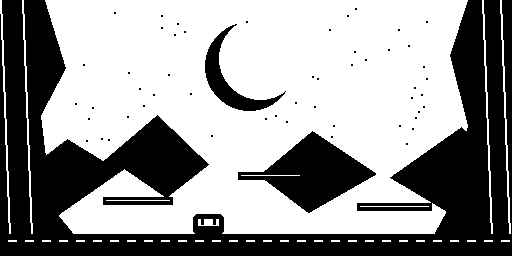
#> input picture NandStudio/examples/grotte.png, 512 x 256 px
$ python benchmark.py
#> lines starting #> are read from the running program, lines starting #| are printed output that depends on the picture; after the words box and inside, x2 and y2 are one past the last pixel; in counts of white or black regions, pixels touching at a corner belong together
### NandStudio/core.py
"""Deterministic image-to-Hack assets. No network service or AI is required."""
from dataclasses import dataclass, asdict
from pathlib import Path
import json
import keyword
import re
import zipfile
from collections import Counter
from functools import lru_cache
from array import array
import sys
from PIL import Image, ImageOps, ImageEnhance, ImageChops

# Hack low bit is the leftmost black pixel; Pillow stores high bits first, white=1.
BIT_TRANSLATION = bytes(255-int(f'{i:08b}'[::-1],2) for i in range(256))


@lru_cache(maxsize=16)
def bayer_maps(size, threshold):
    matrix=((0,8,2,10),(12,4,14,6),(3,11,1,9),(15,7,13,5))
    width,height=size
    rows=[];valid=[]
    for row in matrix:
        values=[threshold+(v*12)-90 for v in row]
        rows.append((bytes(max(0,min(255,v)) for v in values)*((width+3)//4))[:width])
        valid.append((bytes(255 if v<=255 else 0 for v in values)*((width+3)//4))[:width])
    return (Image.frombytes('L',size,b''.join(rows[y%4] for y in range(height))),
            Image.frombytes('L',size,b''.join(valid[y%4] for y in range(height))))


def pixels(image):
    # Pillow 12+ renamed getdata; keep compatibility with Pillow 10/11.
    return image.get_flattened_data() if hasattr(image,'get_flattened_data') else image.getdata()


@dataclass
class Settings:
    mode: str = 'Écran 512 × 256'
    threshold: int = 128
    contrast: float = 1.0
    invert: bool = False
    dither: str = 'Seuil'
    fit: str = 'Contenir'
    cell_width: int = 32
    cell_height: int = 32
    scale: int = 1
    remove_background: bool = False
    remove_checker: bool = False
    tolerance: int = 16
    background: tuple = (255, 255, 255)


def convert(source, settings):
    """Return RGBA frames with exact binary colors and optional transparency."""
    image = ImageOps.exif_transpose(source).convert('RGBA')
    if settings.remove_background or settings.remove_checker:
        colors=[tuple(settings.background)]
        if settings.remove_checker:
            sample=image.copy();sample.thumbnail((256,256),Image.Resampling.NEAREST)
            colors=[rgb[:3] for rgb,_ in Counter(pixels(sample)).most_common(2)]
        r,g,b,alpha=image.split()
        keep=Image.new('L',image.size,255)
        for color in colors:
            match=Image.new('L',image.size,255)
            for channel,key in zip((r,g,b),color):
                lut=[255 if abs(value-key)<=settings.tolerance else 0 for value in range(256)]
                match=ImageChops.darker(match,channel.point(lut))
            keep=ImageChops.darker(keep,ImageOps.invert(match))
        image.putalpha(ImageChops.multiply(alpha,keep))
    frames = []
    if settings.mode == 'Planche de sprites':
        w,h = settings.cell_width, settings.cell_height
        if not 1 <= w <= 512 or not 1 <= h <= 256:
            raise ValueError('Les cellules doivent mesurer entre 1 × 1 et 512 × 256.')
        if image.width < w or image.height < h:
            raise ValueError('La cellule dépasse la taille de l’image.')
        count = (image.width // w) * (image.height // h)
        if count > 256:
            raise ValueError('Plus de 256 cellules : augmentez la taille des cellules.')
        for y in range(0, image.height-h+1, h):
            for x in range(0, image.width-w+1, w):
                frames.append(image.crop((x,y,x+w,y+h)))
    else:
        frames = [image]
    output = []
    for frame in frames:
        if settings.mode == 'Écran 512 × 256':
            white = Image.new('RGBA', frame.size, 'white')
            white.alpha_composite(frame)
            if settings.fit == 'Remplir':
                frame = ImageOps.fit(white, (512,256), Image.Resampling.LANCZOS)
            elif settings.fit == 'Étirer':
                frame = white.resize((512,256), Image.Resampling.LANCZOS)
            else:
                white.thumbnail((512,256), Image.Resampling.LANCZOS)
                frame = Image.new('RGBA', (512,256), 'white')
                frame.alpha_composite(white, ((512-white.width)//2,(256-white.height)//2))
        else:
            if not 1 <= settings.scale <= 8:
                raise ValueError('Échelle attendue : 1 à 8.')
            size = (frame.width*settings.scale, frame.height*settings.scale)
            if size[0] > 512 or size[1] > 256:
                raise ValueError('Le sprite agrandi dépasse 512 × 256.')
            frame = frame.resize(size, Image.Resampling.NEAREST)
        alpha = frame.getchannel('A')
        gray = ImageEnhance.Contrast(frame.convert('L')).enhance(settings.contrast)
        if settings.invert: gray = ImageOps.invert(gray)
        if settings.dither == 'Floyd–Steinberg':
            gray = gray.point(lambda v: max(0,min(255,v+128-settings.threshold)))
            mono = gray.convert('1', dither=Image.Dither.FLOYDSTEINBERG).convert('L')
        elif settings.dither == 'Bayer 4 × 4':
            thresholds,valid=bayer_maps(gray.size,settings.threshold)
            diff=ImageChops.subtract(gray,thresholds,offset=1)
            mono=ImageChops.multiply(diff.point([0]+[255]*255),valid)
        else:
            mono = gray.point(lambda v: 255 if v >= settings.threshold else 0)
        result = Image.merge('RGBA',(mono,mono,mono,alpha.point(lambda v: 255 if v >=128 else 0)))
        output.append(result)
    return output


def screen_image(frame):
    bg = Image.new('RGBA',(512,256),'white')
    bg.alpha_composite(frame, ((512-frame.width)//2,(256-frame.height)//2))
    return bg.convert('1')


def words(image):
    image = screen_image(image) if image.size != (512,256) or image.mode == 'RGBA' else image
    if image.mode != '1': image=image.convert('1')
    data=array('H');data.frombytes(image.tobytes().translate(BIT_TRANSLATION))
    if sys.byteorder != 'little': data.byteswap()
    return data.tolist()


# [7 lines left out: function valid_name, not called in this run]


def literal(value):
    return str(value) if value < 32768 else '~'+str(65535-value)


# [156 lines left out: functions jack_asset, jack_screen, asm_screen, export_project, zip_project, not called in this run]

### NandStudio/machines.py
"""Small Hack CPU and cooperative VM interpreters, independent of the GUI."""
from pathlib import Path
import math
import time
from PIL import Image, ImageDraw, ImageFont
from array import array
import sys
from core import BIT_TRANSLATION

COMP={'0':0b0101010,'1':0b0111111,'-1':0b0111010,'D':0b0001100,
      'A':0b0110000,'M':0b1110000,'!D':0b0001101,'!A':0b0110001,'!M':0b1110001,
      '-D':0b0001111,'-A':0b0110011,'-M':0b1110011,'D+1':0b0011111,
      'A+1':0b0110111,'M+1':0b1110111,'D-1':0b0001110,'A-1':0b0110010,
      'M-1':0b1110010,'D+A':0b0000010,'D+M':0b1000010,'D-A':0b0010011,
      'D-M':0b1010011,'A-D':0b0000111,'M-D':0b1000111,'D&A':0b0000000,
      'D&M':0b1000000,'D|A':0b0010101,'D|M':0b1010101}
JUMP={'':0,'JGT':1,'JEQ':2,'JGE':3,'JLT':4,'JNE':5,'JLE':6,'JMP':7}


def signed(value): return ((int(value)+32768)&65535)-32768


def assemble(source):
    lines=[line.split('//')[0].strip() for line in source.splitlines()]
    lines=[line for line in lines if line]
    symbols={'SP':0,'LCL':1,'ARG':2,'THIS':3,'THAT':4,'SCREEN':16384,'KBD':24576}
    symbols.update({f'R{i}':i for i in range(16)})
    pc=0
    for line in lines:
        if line.startswith('(') and not line.endswith(')'):
            raise ValueError('Déclaration de label ASM invalide : '+line)
        if line.startswith('(') and line.endswith(')'):
            name=line[1:-1]
            if not name or name in symbols or not (name[0].isalpha() or name[0] in '_.$:') or not all(c.isalnum() or c in '_.$:' for c in name):
                raise ValueError('Label invalide ou dupliqué : '+name)
            symbols[name]=pc
        else: pc+=1
    if pc>32768: raise ValueError(f'ROM : {pc:,} instructions, limite CPU Hack 32 768. Utilisez la version VM ou simplifiez l’image.')
    output=[];variable=16
    for line in lines:
        if line.startswith('('): continue
        if line.startswith('@'):
            name=line[1:]
            if name.isdecimal(): value=int(name)
            else:
                if not name or not (name[0].isalpha() or name[0] in '_.$:') or not all(c.isalnum() or c in '_.$:' for c in name):
                    raise ValueError('Symbole invalide : '+name)
                if name not in symbols:
                    if variable>=16384: raise ValueError('Trop de variables ASM.')
                    symbols[name]=variable;variable+=1
                value=symbols[name]
            if not 0<=value<32768: raise ValueError('Adresse hors plage : '+line)
            output.append(value)
        else:
            dest='';jump='';comp=line.replace(' ','')
            if '=' in comp: dest,comp=comp.split('=',1)
            if ';' in comp: comp,jump=comp.split(';',1)
            if comp not in COMP or jump not in JUMP or any(c not in 'ADM' for c in dest) or len(set(dest))!=len(dest):
                raise ValueError('Instruction ASM invalide : '+line)
            d=(4 if 'A'in dest else 0)|(2 if 'D'in dest else 0)|(1 if 'M'in dest else 0)
            output.append(0xe000|(COMP[comp]<<6)|(d<<3)|JUMP[jump])
    return output


def framebuffer(ram):
    data=array('H',(word&65535 for word in ram[16384:24576]))
    if sys.byteorder != 'little': data.byteswap()
    return Image.frombytes('1',(512,256),data.tobytes().translate(BIT_TRANSLATION)).convert('L')


class HackCPU:
    def __init__(self,rom):
        if len(rom)>32768: raise ValueError('La ROM dépasse 32 768 instructions.')
        self.rom=list(rom);self.ram=[0]*32768
        self.a=self.d=self.pc=self.steps=0
        self.halted=False;self.location='CPU Hack';self.wait_until=0

    # [21 lines left out: function step, not called in this run]

    def run(self,budget,max_seconds=None):
        # Registers stay local through the batch; step() remains the reference/debug path.
        rom=self.rom;ram=self.ram;a=self.a;d=self.d;pc=self.pc
        deadline=time.perf_counter()+max_seconds if max_seconds is not None else None
        executed=0
        for i in range(budget):
            if self.halted:break
            if deadline is not None and i%256==0 and time.perf_counter()>=deadline:break
            if not 0<=pc<len(rom):self.halted=True;break
            instruction=rom[pc];old_a=a;pc=(pc+1)&32767;executed+=1
            if not instruction&0x8000:a=instruction;continue
            if instruction&0xe000 != 0xe000:raise ValueError('Instruction CPU réservée.')
            c=(instruction>>6)&127;x=d;y=ram[old_a&32767] if c&64 else old_a
            if c&32:x=0
            if c&16:x=(~x)&65535
            if c&8:y=0
            if c&4:y=(~y)&65535
            value=(x+y if c&2 else x&y)&65535
            if c&1:value=(~value)&65535
            dest=(instruction>>3)&7
            if dest&1 and (old_a&32767)!=24576:ram[old_a&32767]=value
            if dest&2:d=value
            if dest&4:a=value
            jump=instruction&7;v=signed(value)
            if (False,v>0,v==0,v>=0,v<0,v!=0,v<=0,True)[jump]:pc=old_a&32767
        self.a=a;self.d=d;self.pc=pc;self.steps+=executed


class VM:
    """Cooperative VM with native educational OS adapters (not the official emulator)."""
    # [189 lines left out: functions __init__, push_frame, alloc, dealloc, pixel, line and 5 more, not called in this run]

### NandStudio/benchmark.py
"""Repeatable local performance measurements; timings are not universal guarantees."""
import json
import statistics
import time
from pathlib import Path
from PIL import Image
from core import Settings,convert,words
from machines import framebuffer,HackCPU,assemble

ROOT=Path(__file__).parent


def bench(fn,n=7):
    fn();values=[]
    for _ in range(n):
        started=time.perf_counter();fn();values.append((time.perf_counter()-started)*1000)
    return round(statistics.median(values),3)


def main():
    image=Image.open(ROOT/'examples/grotte.png').convert('RGBA')
    large=image.resize((1024,512));ram=[0]*32768
#> after `large = image.resize((1024, 512))`:
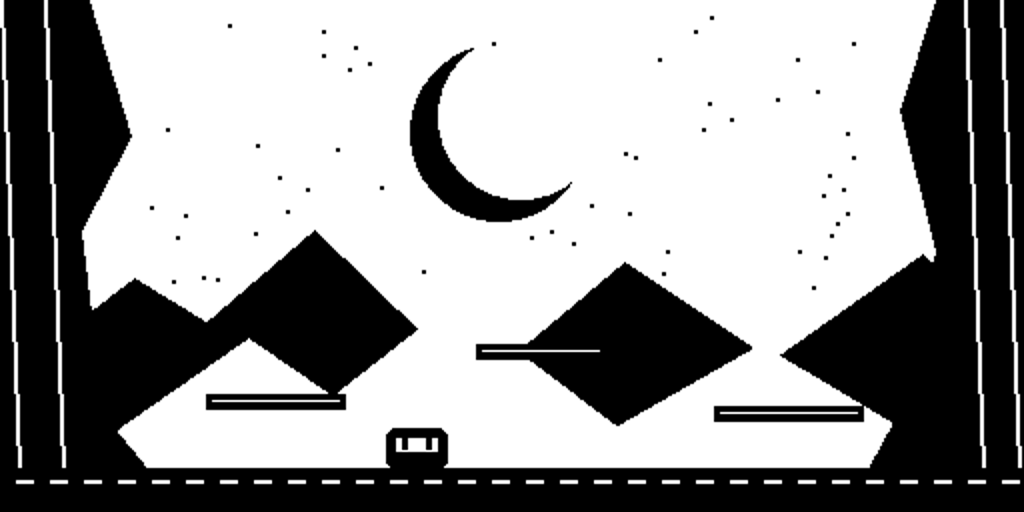
#> large: PIL image 1024x512 RGBA; mean R, G, B, A 152.7, 152.7, 152.7, 255
    ram[16384:24576]=[(i*12347)&65535 for i in range(8192)]
    results={
        'video_decode_ms':bench(lambda:framebuffer(ram)),
        'video_encode_ms':bench(lambda:words(image)),
        'bayer_ms':bench(lambda:convert(image,Settings(dither='Bayer 4 × 4'))),
        'background_removal_ms':bench(lambda:convert(large,Settings(remove_background=True))),
        'cpu_100k_ms':bench(lambda:HackCPU(assemble('@0\nD=A\n@0\n0;JMP')).run(100000))}
#> in screen_image, `bg = Image.new('RGBA',(512,256),'white')`: bg: PIL image 512x256 RGBA; every value is 255
#> in screen_image, `return bg.convert('1')`: returned value: PIL image 512x256 1; 59.9% white; 55 black regions (52 under 20 px), largest, box (x1, y1, x2, y2) and area: (0, 0, 512, 256) 45823, (238, 131, 376, 213) 4975, (205, 24, 286, 111) 1597
#> the loop in convert, `for frame in frames:` made 1 pass
#> pass 1, in convert, `thresholds,valid=bayer_maps(gray.size,settings.threshold)`:
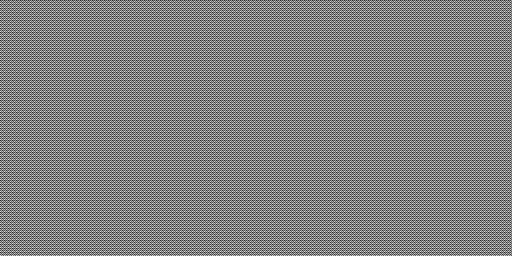
#> thresholds: PIL image 512x256 L; min 38, max 218, mean 128
#> pass 1, in convert, `diff=ImageChops.subtract(gray,thresholds,offset=1)`:
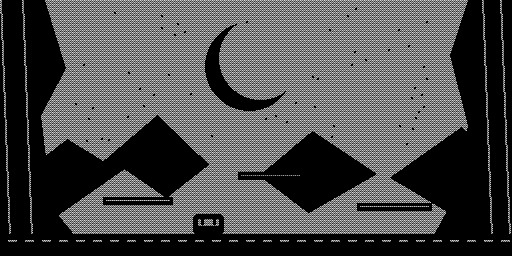
#> diff: PIL image 512x256 L; min 0, max 218, mean 76.7
#> after the loop in convert, `for frame in frames:`: output = 1 item
#> in convert (call 9), `r,g,b,alpha=image.split()`: alpha: PIL image 1024x512 L; every value is 255
#> the loop in convert (call 9), `for color in colors:` made 1 pass
#> pass 1, in convert (call 9), `keep=ImageChops.darker(keep,ImageOps.invert(match))`:
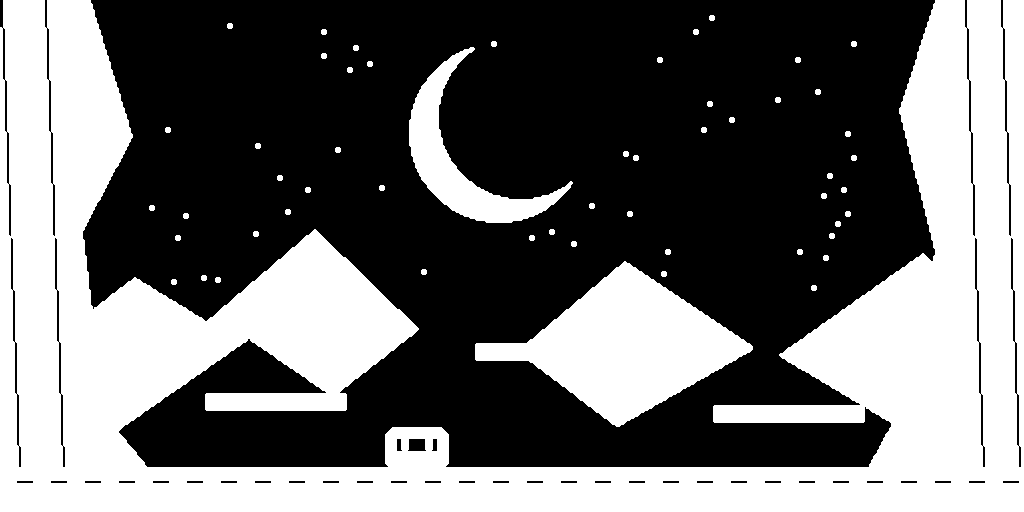
#> keep: PIL image 1024x512 L; 42.3% white; 55 white regions, largest, box (x1, y1, x2, y2) and area: (0, 0, 1024, 512) 192378, (475, 261, 753, 427) 20862, (409, 47, 573, 223) 7049
#> the loop in convert (call 9), `for frame in frames:` made 1 pass
#> pass 1, in convert (call 9), `gray = ImageEnhance.Contrast(frame.convert('L')).enhance(settings.cont..`:
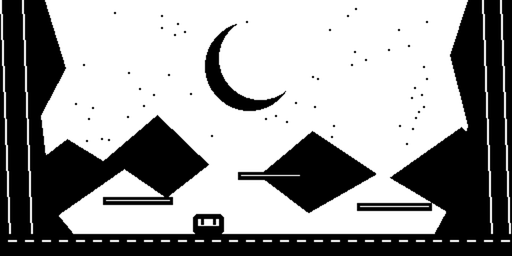
#> gray: PIL image 512x256 L; min 0, max 255, mean 152.8
#> in assemble, `lines=[line.split('//')[0].strip() for line in source.splitlines()]`: lines = ['@0', 'D=A', '@0', '0;JMP']
#> the loop in assemble, `for line in lines:` made 4 passes
#> line on passes 1 to 4: '@0', 'D=A', '@0', '0;JMP'
#> after the loop in assemble, `for line in lines:`: pc = 4; symbols = 23 items
#> the loop in assemble, `for line in lines:` made 4 passes
#> (line, dest, jump, comp, d) on passes 2, 4: ('D=A', 'D', '', 'A', 2), ('0;JMP', '', 'JMP', '0', 0)
#> after the loop in assemble, `for line in lines:`: output = [0, 60432, 0, 60039]; variable = 16
#> in __init__, `self.rom = list(rom)`: self.rom = [0, 60432, 0, 60039]
#> the loop in run, `for i in range(budget):` made 100000 passes
#> (instruction, c, dest, jump) on passes 6, 8, 10, 12, 14, 16, 18, 20, 22, 24, 26, 28: (60432, 48, 2, 0), (60039, 42, 0, 7), (60432, 48, 2, 0), (60039, 42, 0, 7), (60432, 48, 2, 0), (60039, 42, 0, 7), (60432, 48, 2, 0), (60039, 42, 0, 7), (60432, 48, 2, 0), (60039, 42, 0, 7), (60432, 48, 2, 0), (60039, 42, 0, 7)
#> (instruction, c, dest, jump) on pass 4: (60039, 42, 0, 7)
#> after the loop in run, `for i in range(budget):`: executed = 100000; ram = 32768 items
#> in run, `self.a = a`: self.a = 0
    (ROOT/'performance-after.json').write_text(json.dumps(results,indent=2))
#> (the run stopped early here; a loop or call above may not have finished)
